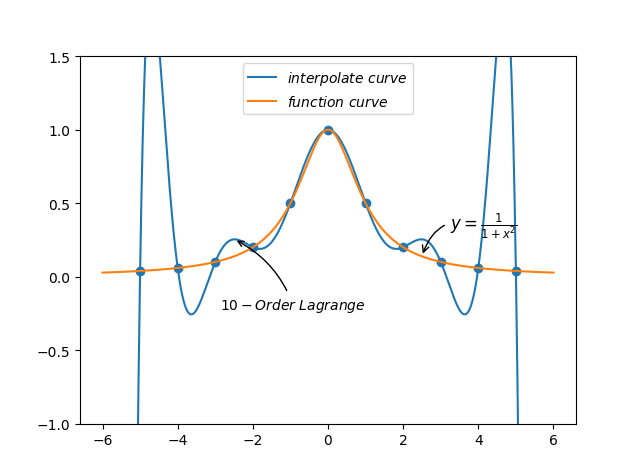

This figure's Python source:
import numpy as np
import matplotlib.pyplot as plt
import time
from numba import jit
t1=time.time()
#定义算法
#@jit
def interpolate(x_test,x_train,y_train):
    n_x=x_train.shape[0]
    n_y=y_train.shape[0]
    y_predict=np.array([])
    for m in x_test:
        if n_x != n_y:
            print('x,y do not have the same lenth')
        else:  
            A_list=np.array([])
            for j in range(n_x):
                A_j = 1
                A_ij = 0
                for i in range(n_x):
                    if i == j:
                        continue
                    else:
                        A_ij = (m-x[i])/(x[j]-x[i])
                        A_j=A_j*A_ij
                A_list=np.append(A_list,A_j)
        y_predict=np.append(y_predict,np.dot(A_list,y))
    return y_predict
#定义所用的函数
@jit
def function(a):
    return 1/(a**2+1)
#构造数据点
x=np.array([-5,-4,-3,-2,-1,0,1,2,3,4,5])
y=np.array([])
for i in range(11):
    y=np.append(y,function(x[i]))
#计算插值函数和原函数本身
x_axis=np.linspace(-6,6,1000)
y_new=interpolate(x_axis,x,y)
y_origin=function(x_axis)
##绘图
plt.figure()
##绘制数据点
plt.scatter(x,y)
##绘制插值曲线并加标识
plt.plot(x_axis,y_new,label=r'$interpolate\ curve$')
plt.annotate(r'$y=\frac{1}{1+x^2}$',xy=(2.5,function(2.5)),xycoords='data',xytext=(+20,+20),textcoords='offset points',fontsize=12,arrowprops=dict(arrowstyle='->',connectionstyle="arc3,rad=0.5"))
##绘制原函数并加标识
plt.plot(x_axis,y_origin,label=r'$function\ curve$')
plt.annotate(r'$10-Order\ Lagrange$',xy=(-2.5,interpolate([-2.5],x,y)),xycoords='data',xytext=(-10,-50),textcoords='offset points',fontsize=10,arrowprops=dict(arrowstyle='->',connectionstyle="arc3,rad=.2"))
##加显示范围和标签
plt.ylim(-1,1.5)
plt.legend()  
plt.show()
t2=time.time()
print(t2-t1)

    

    

    
